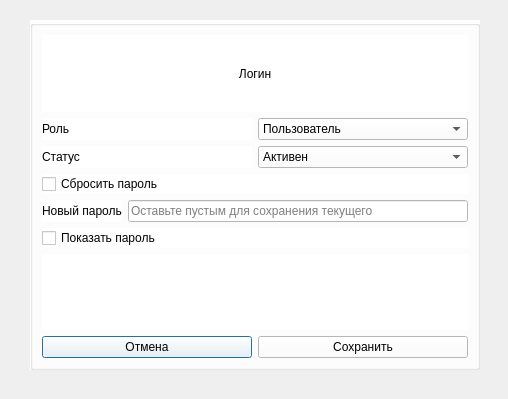
<?xml version="1.0" encoding="UTF-8"?>
<ui version="4.0">
 <class>EditUserDialog</class>
 <widget class="QDialog" name="EditUserDialog">
  <property name="geometry">
   <rect>
    <x>0</x>
    <y>0</y>
    <width>508</width>
    <height>399</height>
   </rect>
  </property>
  <property name="windowTitle">
   <string>Dialog</string>
  </property>
  <property name="styleSheet">
   <string notr="true">&lt;?xml version=&quot;1.0&quot; encoding=&quot;UTF-8&quot;?&gt;
&lt;ui version=&quot;4.0&quot;&gt;
 &lt;class&gt;EditUserDialog&lt;/class&gt;
 &lt;widget class=&quot;QDialog&quot; name=&quot;EditUserDialog&quot;&gt;
  &lt;property name=&quot;geometry&quot;&gt;
   &lt;rect&gt;
    &lt;x&gt;0&lt;/x&gt;
    &lt;y&gt;0&lt;/y&gt;
    &lt;width&gt;556&lt;/width&gt;
    &lt;height&gt;468&lt;/height&gt;
   &lt;/rect&gt;
  &lt;/property&gt;
  &lt;property name=&quot;minimumSize&quot;&gt;
   &lt;size&gt;
    &lt;width&gt;500&lt;/width&gt;
    &lt;height&gt;400&lt;/height&gt;
   &lt;/size&gt;
  &lt;/property&gt;
  &lt;property name=&quot;windowTitle&quot;&gt;
   &lt;string&gt;Редактирование пользователя&lt;/string&gt;
  &lt;/property&gt;
  &lt;property name=&quot;styleSheet&quot;&gt;
   &lt;string notr=&quot;true&quot;&gt;background: #3498db;&lt;/string&gt;
  &lt;/property&gt;
  &lt;widget class=&quot;QGroupBox&quot; name=&quot;groupBox&quot;&gt;
   &lt;property name=&quot;geometry&quot;&gt;
    &lt;rect&gt;
     &lt;x&gt;40&lt;/x&gt;
     &lt;y&gt;30&lt;/y&gt;
     &lt;width&gt;450&lt;/width&gt;
     &lt;height&gt;350&lt;/height&gt;
    &lt;/rect&gt;
   &lt;/property&gt;
   &lt;property name=&quot;minimumSize&quot;&gt;
    &lt;size&gt;
     &lt;width&gt;400&lt;/width&gt;
     &lt;height&gt;300&lt;/height&gt;
    &lt;/size&gt;
   &lt;/property&gt;
   &lt;property name=&quot;styleSheet&quot;&gt;
    &lt;string notr=&quot;true&quot;&gt;background: white&lt;/string&gt;
   &lt;/property&gt;
   &lt;property name=&quot;title&quot;&gt;
    &lt;string/&gt;
   &lt;/property&gt;
   &lt;layout class=&quot;QVBoxLayout&quot; name=&quot;verticalLayout_2&quot;&gt;
    &lt;item&gt;
     &lt;layout class=&quot;QHBoxLayout&quot; name=&quot;horizontalLayout&quot;&gt;
      &lt;item&gt;
       &lt;widget class=&quot;QLabel&quot; name=&quot;usernameLabel&quot;&gt;
        &lt;property name=&quot;text&quot;&gt;
         &lt;string&gt;Логин&lt;/string&gt;
        &lt;/property&gt;
        &lt;property name=&quot;alignment&quot;&gt;
         &lt;set&gt;Qt::AlignLeading|Qt::AlignLeft|Qt::AlignVCenter&lt;/set&gt;
        &lt;/property&gt;
       &lt;/widget&gt;
      &lt;/item&gt;
      &lt;item&gt;
       &lt;widget class=&quot;QLabel&quot; name=&quot;usernameValueLabel&quot;&gt;
        &lt;property name=&quot;styleSheet&quot;&gt;
         &lt;string notr=&quot;true&quot;&gt;font-weight: bold; color: #2c3e50;&lt;/string&gt;
        &lt;/property&gt;
        &lt;property name=&quot;text&quot;&gt;
         &lt;string&gt;admin&lt;/string&gt;
        &lt;/property&gt;
        &lt;property name=&quot;alignment&quot;&gt;
         &lt;set&gt;Qt::AlignLeading|Qt::AlignLeft|Qt::AlignVCenter&lt;/set&gt;
        &lt;/property&gt;
       &lt;/widget&gt;
      &lt;/item&gt;
     &lt;/layout&gt;
    &lt;/item&gt;
    &lt;item&gt;
     &lt;layout class=&quot;QHBoxLayout&quot; name=&quot;horizontalLayout_2&quot;&gt;
      &lt;item&gt;
       &lt;widget class=&quot;QLabel&quot; name=&quot;emailLabel&quot;&gt;
        &lt;property name=&quot;text&quot;&gt;
         &lt;string&gt;Email&lt;/string&gt;
        &lt;/property&gt;
        &lt;property name=&quot;alignment&quot;&gt;
         &lt;set&gt;Qt::AlignLeading|Qt::AlignLeft|Qt::AlignVCenter&lt;/set&gt;
        &lt;/property&gt;
       &lt;/widget&gt;
      &lt;/item&gt;
      &lt;item&gt;
       &lt;widget class=&quot;QLineEdit&quot; name=&quot;emailEdit&quot;&gt;
        &lt;property name=&quot;enabled&quot;&gt;
         &lt;bool&gt;true&lt;/bool&gt;
        &lt;/property&gt;
        &lt;property name=&quot;text&quot;&gt;
         &lt;string/&gt;
        &lt;/property&gt;
       &lt;/widget&gt;
      &lt;/item&gt;
     &lt;/layout&gt;
    &lt;/item&gt;
    &lt;item&gt;
     &lt;layout class=&quot;QHBoxLayout&quot; name=&quot;horizontalLayout_3&quot;&gt;
      &lt;item&gt;
       &lt;widget class=&quot;QLabel&quot; name=&quot;roleLabel&quot;&gt;
        &lt;property name=&quot;text&quot;&gt;
         &lt;string&gt;Роль&lt;/string&gt;
        &lt;/property&gt;
        &lt;property name=&quot;alignment&quot;&gt;
         &lt;set&gt;Qt::AlignLeading|Qt::AlignLeft|Qt::AlignVCenter&lt;/set&gt;
        &lt;/property&gt;
       &lt;/widget&gt;
      &lt;/item&gt;
      &lt;item&gt;
       &lt;widget class=&quot;QComboBox&quot; name=&quot;roleCombo&quot;&gt;
        &lt;item&gt;
         &lt;property name=&quot;text&quot;&gt;
          &lt;string&gt;Пользователь&lt;/string&gt;
         &lt;/property&gt;
        &lt;/item&gt;
        &lt;item&gt;
         &lt;property name=&quot;text&quot;&gt;
          &lt;string&gt;Оператор&lt;/string&gt;
         &lt;/property&gt;
        &lt;/item&gt;
        &lt;item&gt;
         &lt;property name=&quot;text&quot;&gt;
          &lt;string&gt;Модератор&lt;/string&gt;
         &lt;/property&gt;
        &lt;/item&gt;
        &lt;item&gt;
         &lt;property name=&quot;text&quot;&gt;
          &lt;string&gt;Администратор&lt;/string&gt;
         &lt;/property&gt;
        &lt;/item&gt;
       &lt;/widget&gt;
      &lt;/item&gt;
     &lt;/layout&gt;
    &lt;/item&gt;
    &lt;item&gt;
     &lt;layout class=&quot;QHBoxLayout&quot; name=&quot;horizontalLayout_4&quot;&gt;
      &lt;item&gt;
       &lt;widget class=&quot;QLabel&quot; name=&quot;statusLabel&quot;&gt;
        &lt;property name=&quot;text&quot;&gt;
         &lt;string&gt;Статус&lt;/string&gt;
        &lt;/property&gt;
        &lt;property name=&quot;alignment&quot;&gt;
         &lt;set&gt;Qt::AlignLeading|Qt::AlignLeft|Qt::AlignVCenter&lt;/set&gt;
        &lt;/property&gt;
       &lt;/widget&gt;
      &lt;/item&gt;
      &lt;item&gt;
       &lt;widget class=&quot;QComboBox&quot; name=&quot;statusCombo&quot;&gt;
        &lt;item&gt;
         &lt;property name=&quot;text&quot;&gt;
          &lt;string&gt;Активен&lt;/string&gt;
         &lt;/property&gt;
        &lt;/item&gt;
        &lt;item&gt;
         &lt;property name=&quot;text&quot;&gt;
          &lt;string&gt;Заблокирован&lt;/string&gt;
         &lt;/property&gt;
        &lt;/item&gt;
        &lt;item&gt;
         &lt;property name=&quot;text&quot;&gt;
          &lt;string&gt;Приостановлен&lt;/string&gt;
         &lt;/property&gt;
        &lt;/item&gt;
       &lt;/widget&gt;
      &lt;/item&gt;
     &lt;/layout&gt;
    &lt;/item&gt;
    &lt;item&gt;
     &lt;widget class=&quot;QCheckBox&quot; name=&quot;resetPasswordCheckbox&quot;&gt;
      &lt;property name=&quot;text&quot;&gt;
       &lt;string&gt;Сбросить пароль&lt;/string&gt;
      &lt;/property&gt;
     &lt;/widget&gt;
    &lt;/item&gt;
    &lt;item&gt;
     &lt;layout class=&quot;QHBoxLayout&quot; name=&quot;horizontalLayout_5&quot; stretch=&quot;0,1&quot;&gt;
      &lt;item&gt;
       &lt;widget class=&quot;QLabel&quot; name=&quot;passwordLabel&quot;&gt;
        &lt;property name=&quot;text&quot;&gt;
         &lt;string&gt;Новый пароль&lt;/string&gt;
        &lt;/property&gt;
        &lt;property name=&quot;alignment&quot;&gt;
         &lt;set&gt;Qt::AlignLeading|Qt::AlignLeft|Qt::AlignVCenter&lt;/set&gt;
        &lt;/property&gt;
       &lt;/widget&gt;
      &lt;/item&gt;
      &lt;item&gt;
       &lt;widget class=&quot;QLineEdit&quot; name=&quot;passwordEdit&quot;&gt;
        &lt;property name=&quot;enabled&quot;&gt;
         &lt;bool&gt;false&lt;/bool&gt;
        &lt;/property&gt;
        &lt;property name=&quot;text&quot;&gt;
         &lt;string/&gt;
        &lt;/property&gt;
        &lt;property name=&quot;echoMode&quot;&gt;
         &lt;enum&gt;QLineEdit::Password&lt;/enum&gt;
        &lt;/property&gt;
        &lt;property name=&quot;placeholderText&quot;&gt;
         &lt;string&gt;Оставьте пустым для сохранения текущего&lt;/string&gt;
        &lt;/property&gt;
       &lt;/widget&gt;
      &lt;/item&gt;
     &lt;/layout&gt;
    &lt;/item&gt;
    &lt;item&gt;
     &lt;widget class=&quot;QCheckBox&quot; name=&quot;showPasswordCheckbox&quot;&gt;
      &lt;property name=&quot;text&quot;&gt;
       &lt;string&gt;Показать пароль&lt;/string&gt;
      &lt;/property&gt;
     &lt;/widget&gt;
    &lt;/item&gt;
    &lt;item&gt;
     &lt;widget class=&quot;QLabel&quot; name=&quot;errorLabel&quot;&gt;
      &lt;property name=&quot;enabled&quot;&gt;
       &lt;bool&gt;true&lt;/bool&gt;
      &lt;/property&gt;
      &lt;property name=&quot;text&quot;&gt;
       &lt;string/&gt;
      &lt;/property&gt;
      &lt;property name=&quot;scaledContents&quot;&gt;
       &lt;bool&gt;false&lt;/bool&gt;
      &lt;/property&gt;
      &lt;property name=&quot;alignment&quot;&gt;
       &lt;set&gt;Qt::AlignCenter&lt;/set&gt;
      &lt;/property&gt;
     &lt;/widget&gt;
    &lt;/item&gt;
    &lt;item&gt;
     &lt;layout class=&quot;QHBoxLayout&quot; name=&quot;horizontalLayout_6&quot;&gt;
      &lt;item&gt;
       &lt;widget class=&quot;QPushButton&quot; name=&quot;cancelButton&quot;&gt;
        &lt;property name=&quot;text&quot;&gt;
         &lt;string&gt;Отмена&lt;/string&gt;
        &lt;/property&gt;
       &lt;/widget&gt;
      &lt;/item&gt;
      &lt;item&gt;
       &lt;widget class=&quot;QPushButton&quot; name=&quot;saveButton&quot;&gt;
        &lt;property name=&quot;text&quot;&gt;
         &lt;string&gt;Сохранить&lt;/string&gt;
        &lt;/property&gt;
       &lt;/widget&gt;
      &lt;/item&gt;
     &lt;/layout&gt;
    &lt;/item&gt;
   &lt;/layout&gt;
  &lt;/widget&gt;
 &lt;/widget&gt;
 &lt;resources/&gt;
 &lt;connections/&gt;
&lt;/ui&gt;</string>
  </property>
  <widget class="QGroupBox" name="groupBox">
   <property name="geometry">
    <rect>
     <x>30</x>
     <y>20</y>
     <width>450</width>
     <height>350</height>
    </rect>
   </property>
   <property name="minimumSize">
    <size>
     <width>400</width>
     <height>300</height>
    </size>
   </property>
   <property name="styleSheet">
    <string notr="true">background: white</string>
   </property>
   <property name="title">
    <string/>
   </property>
   <layout class="QVBoxLayout" name="verticalLayout_2">
    <item>
     <layout class="QHBoxLayout" name="horizontalLayout">
      <item>
       <widget class="QLabel" name="usernameLabel">
        <property name="text">
         <string>Логин</string>
        </property>
        <property name="alignment">
         <set>Qt::AlignCenter</set>
        </property>
       </widget>
      </item>
     </layout>
    </item>
    <item>
     <layout class="QHBoxLayout" name="horizontalLayout_3">
      <item>
       <widget class="QLabel" name="roleLabel">
        <property name="text">
         <string>Роль</string>
        </property>
        <property name="alignment">
         <set>Qt::AlignLeading|Qt::AlignLeft|Qt::AlignVCenter</set>
        </property>
       </widget>
      </item>
      <item>
       <widget class="QComboBox" name="roleCombo">
        <item>
         <property name="text">
          <string>Пользователь</string>
         </property>
        </item>
        <item>
         <property name="text">
          <string>Оператор</string>
         </property>
        </item>
        <item>
         <property name="text">
          <string>Модератор</string>
         </property>
        </item>
        <item>
         <property name="text">
          <string>Администратор</string>
         </property>
        </item>
       </widget>
      </item>
     </layout>
    </item>
    <item>
     <layout class="QHBoxLayout" name="horizontalLayout_4">
      <item>
       <widget class="QLabel" name="statusLabel">
        <property name="text">
         <string>Статус</string>
        </property>
        <property name="alignment">
         <set>Qt::AlignLeading|Qt::AlignLeft|Qt::AlignVCenter</set>
        </property>
       </widget>
      </item>
      <item>
       <widget class="QComboBox" name="statusCombo">
        <item>
         <property name="text">
          <string>Активен</string>
         </property>
        </item>
        <item>
         <property name="text">
          <string>Заблокирован</string>
         </property>
        </item>
        <item>
         <property name="text">
          <string>Приостановлен</string>
         </property>
        </item>
       </widget>
      </item>
     </layout>
    </item>
    <item>
     <widget class="QCheckBox" name="resetPasswordCheckbox">
      <property name="text">
       <string>Сбросить пароль</string>
      </property>
     </widget>
    </item>
    <item>
     <layout class="QHBoxLayout" name="horizontalLayout_5" stretch="0,1">
      <item>
       <widget class="QLabel" name="passwordLabel">
        <property name="text">
         <string>Новый пароль</string>
        </property>
        <property name="alignment">
         <set>Qt::AlignLeading|Qt::AlignLeft|Qt::AlignVCenter</set>
        </property>
       </widget>
      </item>
      <item>
       <widget class="QLineEdit" name="passwordEdit">
        <property name="enabled">
         <bool>false</bool>
        </property>
        <property name="text">
         <string/>
        </property>
        <property name="echoMode">
         <enum>QLineEdit::Password</enum>
        </property>
        <property name="placeholderText">
         <string>Оставьте пустым для сохранения текущего</string>
        </property>
       </widget>
      </item>
     </layout>
    </item>
    <item>
     <widget class="QCheckBox" name="showPasswordCheckbox">
      <property name="text">
       <string>Показать пароль</string>
      </property>
     </widget>
    </item>
    <item>
     <widget class="QLabel" name="errorLabel">
      <property name="enabled">
       <bool>true</bool>
      </property>
      <property name="text">
       <string/>
      </property>
      <property name="scaledContents">
       <bool>false</bool>
      </property>
      <property name="alignment">
       <set>Qt::AlignCenter</set>
      </property>
     </widget>
    </item>
    <item>
     <layout class="QHBoxLayout" name="horizontalLayout_6">
      <item>
       <widget class="QPushButton" name="cancelButton">
        <property name="text">
         <string>Отмена</string>
        </property>
       </widget>
      </item>
      <item>
       <widget class="QPushButton" name="saveButton">
        <property name="text">
         <string>Сохранить</string>
        </property>
       </widget>
      </item>
     </layout>
    </item>
   </layout>
  </widget>
 </widget>
 <resources/>
 <connections/>
</ui>
